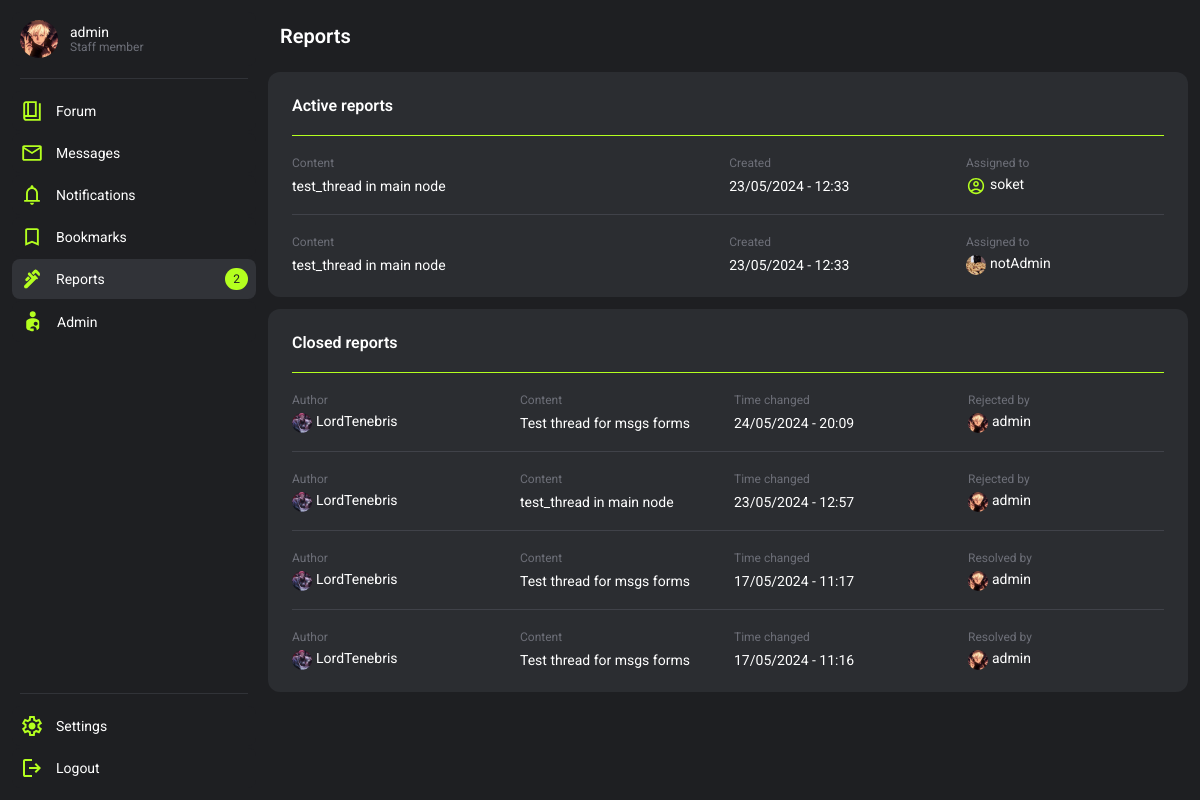
The page /moderation/ (signed in) on the database its author committed.
### users/models.py (models this page shows, shortened)
class Profile(models.Model):
    user = models.OneToOneField(User, on_delete=models.CASCADE)
    title = models.CharField(max_length=100, null=True, blank=True, default="Member")
    info = models.CharField(max_length=200, null=True, blank=True)
    profile_picture = models.CharField(max_length=225, null=True, blank=True, default="default.svg")
    warnings = models.SmallIntegerField(default=0)
    active_notifications = models.IntegerField(default=0)
    is_banned = models.BooleanField(default=False)
    banned_by = models.ForeignKey(User, related_name='banned_by', null=True, blank=True, on_delete=models.SET_NULL)
    ban_reason = models.TextField(null=True, blank=True)
    ban_time = models.DateTimeField(null=True, blank=True)

### moderation/models.py (models this page shows, shortened)
class Report(models.Model):
    content = models.ForeignKey(Message, on_delete=models.SET_NULL, null=True, blank=True)
    user = models.ForeignKey(User, on_delete=models.SET_NULL, null=True, blank=True)
    reason = models.TextField()
    is_closed = models.BooleanField(default=False)
    is_resolved = models.BooleanField(default=False)
    is_rejected = models.BooleanField(default=False)
    assigned_to = models.ForeignKey(User, related_name="assigned_to", on_delete=models.SET_NULL, null=True, blank=True, default=None)
    closed_by = models.ForeignKey(User, related_name="closed_by", on_delete=models.SET_NULL, null=True, blank=True, default=None)
    is_notified = models.BooleanField(default=False)
    notification = models.CharField(max_length=250, blank=True, null=True)
    time_changed = models.DateTimeField(null=True, blank=True)
    time_created = models.DateTimeField(default=datetime.now())

### forum/models.py (models this page shows, shortened)
class Message(models.Model):
    thread = models.ForeignKey(Thread, on_delete=models.CASCADE)
    user = models.ForeignKey(User, on_delete=models.CASCADE)
    message = models.TextField()
    is_start = models.BooleanField(default=False)
    upvotes = models.PositiveIntegerField(null=True, blank=True, default=0)
    downvotes = models.PositiveIntegerField(null=True, blank=True, default=0)
    is_solution = models.BooleanField(default=False)
    is_visible = models.BooleanField(default=True)
    deleted_by = models.ForeignKey(User, on_delete=models.SET_NULL, blank=True, null=True, related_name="deleted_by")
    invis_reason = models.TextField(blank=True, null=True)
    time_created = models.DateTimeField(default=datetime.now())
    time_changed = models.DateTimeField(null=True, blank=True)
    changer = models.ForeignKey(User, on_delete=models.SET_NULL, null=True, blank=True, related_name="changer")

class Thread(models.Model):
    user = models.ForeignKey(User, on_delete=models.SET_NULL, null=True)
    title = models.CharField(max_length=225)
    slug = models.SlugField(max_length=225, blank=True, null=True)
    node = models.ForeignKey(Node, on_delete=models.CASCADE)
    is_closed = models.BooleanField(default=False)
    is_visible = models.BooleanField(default=True)
    is_pinned = models.BooleanField(default=False)
    msg_amount = models.IntegerField(blank=True, null=True, default=1)
    invis_reason = models.TextField(blank=True, null=True)
    deleted_by = models.ForeignKey(User, on_delete=models.SET_NULL, null=True, blank=True, related_name="thread_deleted_by")
    time_created = models.DateTimeField(default=datetime.now())
    time_changed = models.DateTimeField(null=True, blank=True)

### moderation/views.py (the view)
# urls.py: path('', moderation_main, name="moderation_main"),
@permission_required('moderation.view_report', raise_exception=False)
def moderation_main(request):
    try:
        active_reports = Report.objects.filter(is_closed=False).order_by('-id')
    except:
        active_reports = False
    try:
        closed_reports = Report.objects.filter(is_closed=True).order_by('-time_changed')
    except:
        closed_reports = False
    context = {
        "active_reports":active_reports,
        "closed_reports":closed_reports
    }
    return render(request, 'moderation_main.html', context)

### moderation/templates/moderation_main.html (shortened to what this page needs)
{% extends 'base.html' %}
{% block style %}
    {% load static %}
    <link rel="stylesheet" href="{% static 'forum.css' %}">
    <link rel="stylesheet" href="{% static 'moderation.css' %}">
{% endblock %}
{% block header %}
    <header class="wrapper">
        <h2 class="title">Reports</h2>
    </header>
{% endblock %}
{% block content %}
    <div class="container" style="gap: 12px;">
        {% if active_reports %}
            <div class="container card">
                <div class="wapper cardHeader">
                    <p class="cardTitle">Active reports</p>
                </div>
                {% for report in active_reports %}
                    <div class="cardLine"></div>
                    <div class="wrapper cardSectionMultiple">
                        <a class="wrapper cardSectionItem" href="{% url 'report_details' report.id %}">
                            <div class="container cardSectionInnerItem">
                                <p class="meta">Content</p>
                                <p class="text">{{ report.content.thread.title }}</p>
                            </div>
                            <div class="container cardSectionInnerItem">
                                <p class="meta">Created</p>
                                <p class="text">{{ report.time_created|date:"d/m/Y - H:i" }}</p>
                            </div>
                        </a>
                        {% if report.assigned_to %}
                            <a class="container cardSectionAutherItem" href="{% url 'profile_view' report.assigned_to.id %}">
                                <p class="meta">Assigned to</p>
                                <div class="wrapper themeCardProfileCon">
                                    <img class="themeCardSectionProfilePicture" src="{{ media_url }}{{ report.assigned_to.profile.profile_picture }}" alt="">
                                    {% if perms.users.view_profile and report.assigned_to.profile.is_banned %}
                                        <p class="text"><del>{{ report.assigned_to.username }}</del></p>
                                    {% else %}
                                        <p class="text">{{ report.assigned_to.username }}</p>
                                    {% endif %}
                                </div>
                            </a>
                        {% endif %}
                    </div>
                {% endfor %}
            </div>
        {% else %}
            <div class="banner">
                <h2 class="title">No active reports</h2>
                <p class="text">There are no active reports requiring your attention</p>
            </div>
        {% endif %}
        {% if closed_reports %}
            <div class="container card">
                <div class="wapper cardHeader">
                    <p class="cardTitle">Closed reports</p>
                </div>
                {% for report in closed_reports %}
                    <div class="cardLine"></div>
                    <div class="wrapper cardSectionSquad">
                        <a class="container cardSectionAutherItem" href="{% url 'profile_view' report.content.user.id %}">
                            <p class="meta">Author</p>
                            <div class="wrapper themeCardProfileCon">
                                <img class="themeCardSectionProfilePicture" src="{{ media_url }}{{ report.content.user.profile.profile_picture }}" alt="">
                                <p class="text">
                                    {% if report.content.user.profile.id_banned and perms.users.view_profile %}
                                        <del>{{ report.content.user.username }}</del>
                                    {% else %}
                                        {{ report.content.user.username }}
                                    {% endif %}
                                </p>
                            </div>
                        </a>
                        <a class="wrapper cardSectionSquadItem" href="{% url 'report_details' report.id %}">
                            <div class="container cardSectionInnerItem">
                                <p class="meta">Content</p>
                                <p class="text">
                                    {{ report.content.thread.title }}
                                </p>
                            </div>
                            <div class="container cardSectionInnerItem">
                                <p class="meta">Time changed</p>
                                <p class="text">{{ report.time_changed|date:"d/m/Y - H:i" }}</p>
                            </div>
                        </a>
                        <a class="container cardSectionAutherItem" href="{% url 'profile_view' report.closed_by.id %}">
                            {% if report.is_resolved %}
                                <p class="meta">Resolved by</p>
                            {% else %}
                                <p class="meta">Rejected by</p>
                            {% endif %}
                            <div class="wrapper themeCardProfileCon">
                                <img class="themeCardSectionProfilePicture" src="{{ media_url }}{{ report.closed_by.profile.profile_picture }}" alt="">
                                <p class="text">{{ report.closed_by }}</p>
                            </div>
                        </a>
                    </div>
                {% endfor %}
            </div>
        {% endif %}
    </div>
{% endblock %}

### base/templates/base.html (shortened to what this page needs)
<!DOCTYPE html>
<html lang="en">
<head>
    {% load static %}
    {% if request.user.is_authenticated %}
        <link rel="stylesheet" href="{% static 'themes/theme_' %}{{request.user.preference.color_theme}}.css">
    {% else %}
        <link rel="stylesheet" href="{% static 'themes/theme_0.css' %}">
    {% endif %}
    <link rel="stylesheet" href="{% static 'style.css' %}">
    {% block style %}{% endblock %}
</head>
<body>
    <nav>
        {% if request.user.is_authenticated %}
            <div class="container navBtnContainer" id="navConProfile">
                <a class="wrapper navBtn" href="{% url 'profile_view' request.user.id %}">
                    {%  if avatar_path %}
                        <img class="navBtnAvatar" src="{{ avatar_path }}" alt="">
                    {% else %}
                        <img src="{% static 'assets/missing_avatar.svg' %}" alt="">
                    {% endif %}
                    <div class="container">
                        <span class="text">{{ request.user.username }}</span>
                        <span class="meta">{{request.user.profile.title}}</span>
                    </div>
                </a>
            </div>
            <div class="navLine"></div>
            <div class="container navBtnContainer" id="navConMain">
                <a class="wrapper navBtn {% if current_tab == 'forum' %}focus{% endif %}" href="{% url 'forum_main' %}">
                    <span class="text">Forum</span>
                </a>
                <a class="wrapper navBtn space {% if current_tab == 'message' %}focus{% endif %}" href="{% url 'messages_main' %}">
                    <div class="wrapper navBtnMainContainer">
                        <span class="text">Messages</span>
                    </div>
                </a>
                <a class="wrapper navBtn space {% if current_tab == 'notifications' %}focus{% endif %}" href="{% url 'notifications' %}">
                    <div class="wrapper navBtnMainContainer">
                        <span class="text">Notifications</span>
                    </div>
                </a>
                <a class="wrapper navBtn {% if current_tab == 'bookmarks' %}focus{% endif %}" href="{% url 'bookmarks_main' %}">
                    <span class="text">Bookmarks</span>
                </a>
                {% if perms.moderation.view_reports %}
                <a class="wrapper navBtn space {% if current_tab == 'moderation' %}focus{% endif %}" href="{% url 'moderation_main' %}">
                    <div class="wrapper navBtnMainContainer">
                        <span class="text">Reports</span>
                    </div>
                    {% if reports_amount > 0 %}
                        {% if assigned_reports > 0 %}
                            <p class="navNotificationBadge">{{assigned_reports}}/{{reports_amount}}</p>
                        {% else %}
                            <p class="navNotificationBadge">{{reports_amount}}</p>
                        {% endif %}
                    {% endif %}
                </a>
                {% endif %}
                {% if request.user.is_staff %}
                <a class="wrapper navBtn" href="{% url 'admin:index' %}">
                    <span class="text">Admin</span>
                </a>
                {% endif %}
            </div>
            <div class="navLine"></div>
            <div class="container navBtnContainer" id="navConOptions">
                <a class="wrapper navBtn" href="{% url 'profile_edit' request.user.id %}">
                    <span class="text">Settings</span>
                </a>
                <a class="wrapper navBtn" href="{% url 'logout_user' %}">
                    <span class="text">Logout</span>
                </a>
            </div>
        {% endif %}
    </nav>
    <div class="main">
        {% block header %}{% endblock %}
        {% block content %}{% endblock %}
    </div>
</body>
</html>

### rows shown on the page
Report: content.thread "test_thread in main node", time_created "23/05/2024 - 12:33", assigned_to.profile.profile_picture (placeholder picture), assigned_to.username "soket"
Report: content.thread "test_thread in main node", time_created "23/05/2024 - 12:33", assigned_to.profile.profile_picture (picture), assigned_to.username "notAdmin"
Report: content.user.profile.profile_picture (picture), content.user.username "LordTenebris", content.thread "Test thread for msgs forms", time_changed "24/05/2024 - 20:09", is_resolved "Rejected by", closed_by.profile.profile_picture (picture), closed_by "admin"
Report: content.user.profile.profile_picture (picture), content.user.username "LordTenebris", content.thread "test_thread in main node", time_changed "23/05/2024 - 12:57", is_resolved "Rejected by", closed_by.profile.profile_picture (picture), closed_by "admin"
Report: content.user.profile.profile_picture (picture), content.user.username "LordTenebris", content.thread "Test thread for msgs forms", time_changed "17/05/2024 - 11:17", is_resolved "Resolved by", closed_by.profile.profile_picture (picture), closed_by "admin"
Report: content.user.profile.profile_picture (picture), content.user.username "LordTenebris", content.thread "Test thread for msgs forms", time_changed "17/05/2024 - 11:16", is_resolved "Resolved by", closed_by.profile.profile_picture (picture), closed_by "admin"

### other values the page prints
{{ request.user.username }} "admin"
{{ request.user.profile.title }} "Staff member"
{{ reports_amount }} "2"
